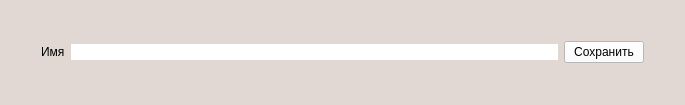
<?xml version="1.0" encoding="UTF-8"?>
<ui version="4.0">
 <class>SettingsForm</class>
 <widget class="QWidget" name="SettingsForm">
  <property name="geometry">
   <rect>
    <x>0</x>
    <y>0</y>
    <width>685</width>
    <height>105</height>
   </rect>
  </property>
  <property name="windowTitle">
   <string>Form</string>
  </property>
  <property name="styleSheet">
   <string notr="true">background-color: #E1D8D3;</string>
  </property>
  <layout class="QGridLayout" name="gridLayout">
   <item row="0" column="3">
    <widget class="QPushButton" name="buttonSave">
     <property name="styleSheet">
      <string notr="true">color: #000;
background-color: #FFF;</string>
     </property>
     <property name="text">
      <string>Сохранить</string>
     </property>
    </widget>
   </item>
   <item row="0" column="1">
    <widget class="QLabel" name="LabelName">
     <property name="styleSheet">
      <string notr="true">color: #000;</string>
     </property>
     <property name="text">
      <string>Имя</string>
     </property>
    </widget>
   </item>
   <item row="0" column="4">
    <spacer name="horizontalSpacer">
     <property name="orientation">
      <enum>Qt::Horizontal</enum>
     </property>
     <property name="sizeType">
      <enum>QSizePolicy::Fixed</enum>
     </property>
     <property name="sizeHint" stdset="0">
      <size>
       <width>30</width>
       <height>20</height>
      </size>
     </property>
    </spacer>
   </item>
   <item row="0" column="2">
    <widget class="QLineEdit" name="lineEdit">
     <property name="styleSheet">
      <string notr="true">background-color: #FFF;
border-none;
border-radius: 25px;</string>
     </property>
    </widget>
   </item>
   <item row="0" column="0">
    <spacer name="horizontalSpacer_2">
     <property name="orientation">
      <enum>Qt::Horizontal</enum>
     </property>
     <property name="sizeType">
      <enum>QSizePolicy::Fixed</enum>
     </property>
     <property name="sizeHint" stdset="0">
      <size>
       <width>30</width>
       <height>20</height>
      </size>
     </property>
    </spacer>
   </item>
  </layout>
 </widget>
 <resources/>
 <connections/>
</ui>
